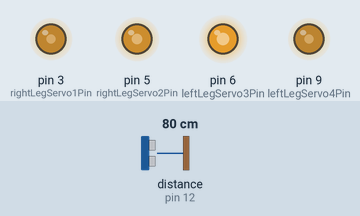
Simulated run of this sketch. Board: Arduino Nano, built with avr-gcc and run on an emulated ATmega328P. On the bench: output pins drawn as LEDs (lit = HIGH). Inputs (shaded band) come from the test bench; at power-on: distance to the obstacle (sensor on pin 12) 80 cm. The echo pulse lasts 58.3 µs per cm.

Above: at 3.83 s.
4.1 s: distance to the obstacle (sensor on pin 12) set to 2 cm
At 6.9 s:
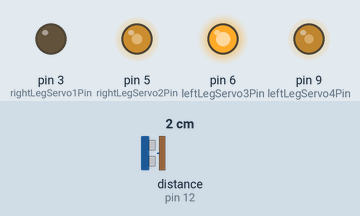
8.5 s: distance to the obstacle (sensor on pin 12) set to 8 cm
At 10.0 s:
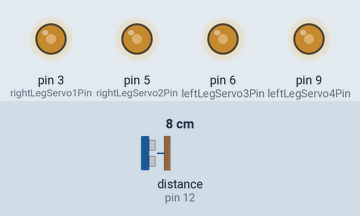
12.7 s: distance to the obstacle (sensor on pin 12) set to 11 cm
At 15.09 s:
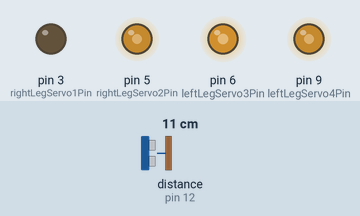
17.6 s: distance to the obstacle (sensor on pin 12) set to 4 cm
At 17.84 s:
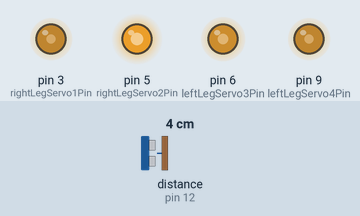
21.8 s: distance to the obstacle (sensor on pin 12) set to 18 cm
26.0 s: distance to the obstacle (sensor on pin 12) set to 9 cm
Timing chart, 0 to 31.2 s (numbered marks = the images above; inputs shaded):
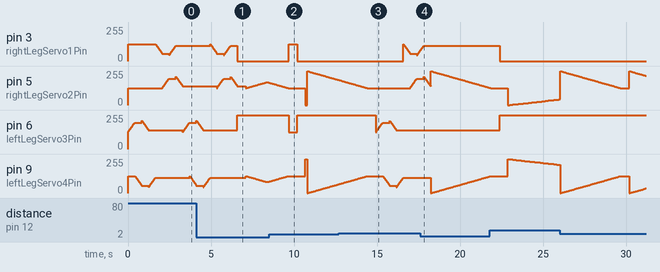

The sketch:

hybrid_wheel_legged_bot.ino
```cpp
#include <NewPing.h>

// Define ultrasonic sensor pins
const int trigPin = 8; // Trigger pin
const int echoPin = 12; // Echo pin

// Define servo pins on the Nano servo shield
#define rightLegServo1Pin 3 // 180-degree servo for right leg
#define rightLegServo2Pin 5 // 180-degree servo for right leg
#define leftLegServo3Pin 6  // 180-degree servo for left leg
#define leftLegServo4Pin 9   // 180-degree servo for left leg

// Variables for ultrasonic sensor
long duration;
int distance;
bool inWheelMotion = false; // Track if the bot is in wheel motion

// Ultrasonic sensor setup
#define MAX_DISTANCE 200
NewPing sonar(trigPin, echoPin, MAX_DISTANCE);

void setup() {
  Serial.begin(9600);

  // Set all servos to the neutral position at the start
  setServoNeutralPosition();
}

void loop() {
  // Perform 7 complete walking cycles
  for (int i = 0; i < 7; i++) {
    if (checkForObstacle()) {
      performBackwardMotion();  // Perform backward motion if an obstacle is detected
      break;
    }

    // Right leg forward (left leg servos function)
    smoothServoMove(leftLegServo3Pin, 90, 150, 400);  // Left leg servo 3 moves to 60 degrees
    smoothServoMove(leftLegServo4Pin, 90, 30, 400); // Left leg servo 4 moves to 120 degrees
    smoothServoMove(leftLegServo3Pin, 150, 90, 400);  // Return left leg servo 3 to 90 degrees
    smoothServoMove(leftLegServo4Pin, 30, 90, 400); // Return left leg servo 4 to 90 degrees

    // Left leg forward (right leg servos function)
    smoothServoMove(rightLegServo1Pin, 90, 30, 400); // Right leg servo 1 moves to 120 degrees
    smoothServoMove(rightLegServo2Pin, 90, 150, 400);  // Right leg servo 2 moves to 60 degrees
    smoothServoMove(rightLegServo1Pin, 30, 90, 400); // Return right leg servo 1 to 90 degrees
    smoothServoMove(rightLegServo2Pin, 150, 90, 400);  // Return right leg servo 2 to 90 degrees
  }

  // Perform wheel motion for 5 seconds
  performWheelMotion();
}

// Function to check for an obstacle using the ultrasonic sensor
bool checkForObstacle() {
  duration = sonar.ping_cm();
  if (duration > 0 && duration < 10) {  // Adjust this threshold as needed
    return true;
  }
  return false;
}

// Function for smooth servo motion
void smoothServoMove(int servoPin, int startAngle, int endAngle, int durationMs) {
  int steps = 50;  // Number of steps for smooth movement
  int delayPerStep = durationMs / steps;  // Delay between each step
  int angleStep = (endAngle - startAngle) / steps;

  for (int i = 0; i <= steps; i++) {
    int currentAngle = startAngle + (angleStep * i);
    analogWrite(servoPin, angleToPWM(currentAngle));
    delay(delayPerStep);
  }
}

// Function to perform backward motion
void performBackwardMotion() {
  if (inWheelMotion) {
    reverseWheelMotion();  // Perform slow reverse when an obstacle is detected during wheel motion
  } else {
    // Define starting and end positions for backward motion
    int startPosition = 90;  // Neutral position (90 degrees)
    int endPosition = 120;   // Final position for backward motion
    int steps = 50;          // Number of steps for gradual movement
    int delayPerStep = 2000 / steps;  // 2 seconds distributed over the steps

    // Ensure wheels are in contact with the ground
    analogWrite(leftLegServo3Pin, angleToPWM(180));  // Rotate left leg servo 3 anticlockwise to 180 degrees
    analogWrite(rightLegServo1Pin, angleToPWM(0));   // Rotate right leg servo 1 clockwise to 0 degrees
    delay(500);

    // Rotate servos for backward motion
    for (int pos = startPosition; pos <= endPosition; pos += 1) {
      analogWrite(leftLegServo4Pin, angleToPWM(180 - pos)); // Left leg servo 4 moves clockwise
      analogWrite(rightLegServo2Pin, angleToPWM(pos));      // Right leg servo 2 moves anticlockwise
      delay(delayPerStep);
    }

    delay(100);  // Optional delay before reversing

    // Gradually move the servos back to 90 degrees
    for (int pos = endPosition; pos >= startPosition; pos -= 1) {
      analogWrite(leftLegServo4Pin, angleToPWM(180 - pos)); // Left leg servo 4 returns clockwise to neutral
      analogWrite(rightLegServo2Pin, angleToPWM(pos));      // Right leg servo 2 returns anticlockwise to neutral
      delay(delayPerStep);
    }

    // Ensure wheels are in contact with the ground
    analogWrite(leftLegServo3Pin, angleToPWM(90));  // Rotate left leg servo 3 anticlockwise to 180 degrees
    analogWrite(rightLegServo1Pin, angleToPWM(90));   // Rotate right leg servo 1 clockwise to 0 degrees
    delay(500);
  }
}

// Function to perform wheel motion
void performWheelMotion() {
  inWheelMotion = true;

  // Step 1: Ensure wheels are in contact with the ground
  analogWrite(leftLegServo3Pin, angleToPWM(180));   // Rotate left leg servo 3 to 180 degrees
  analogWrite(rightLegServo1Pin, angleToPWM(0));    // Rotate right leg servo 1 to 0 degrees
  delay(500);

  // Step 2: Rotate servos for forward motion for 5 seconds
  int startPosition = 0;   // Neutral position
  int endPosition = 180;   // Final position
  int steps = 50;          // Number of steps
  int delayPerStep = 5000 / steps;  // 5 seconds distributed over the steps

  // Gradual forward motion
  for (int pos = startPosition; pos <= endPosition; pos += 1) {
    analogWrite(rightLegServo2Pin, angleToPWM(pos)); // Right leg servo 2 moves clockwise
    analogWrite(leftLegServo4Pin, angleToPWM(endPosition - pos)); // Left leg servo 4 moves anticlockwise
    delay(delayPerStep);

    // Check for obstacles during forward motion
    if (checkForObstacle()) {
      reverseWheelMotion();  // Reverse motion for 2 seconds
      return;                // Exit the forward loop if an obstacle is detected
    }
  }

  delay(100);  // Optional delay before reversing

  // Gradual backward motion
  for (int pos = endPosition; pos >= startPosition; pos -= 1) {
    analogWrite(rightLegServo2Pin, angleToPWM(pos)); // Right leg servo 2 moves anticlockwise
    analogWrite(leftLegServo4Pin, angleToPWM(endPosition - pos)); // Left leg servo 4 moves clockwise
    delay(delayPerStep);

    // Check for obstacles during backward motion
    if (checkForObstacle()) {
      reverseWheelMotion();  // Reverse motion for 2 seconds
      return;                // Exit the backward loop if an obstacle is detected
    }
  }

  delay(1000);  // Wait for 1 second before repeating

  // Ensure wheels are in contact with the ground
  analogWrite(leftLegServo3Pin, angleToPWM(90));  // Rotate left leg servo 3 anticlockwise to 180 degrees
  analogWrite(rightLegServo1Pin, angleToPWM(90));   // Rotate right leg servo 1 clockwise to 0 degrees
  delay(500);

  inWheelMotion = false;  // Reset state after forward wheel motion
}

// Function to reverse wheel motion for 2 seconds
void reverseWheelMotion() {
  // Gradually reverse servos for 2 seconds (backward motion)
  int startPosition = 180;  // Start from the position achieved
  int endPosition = 90;     // End position (neutral)

  for (int pos = startPosition; pos >= endPosition; pos--) {
    analogWrite(rightLegServo2Pin, angleToPWM(pos)); // Reverse motion for right leg servo 2
    analogWrite(leftLegServo4Pin, angleToPWM(180 - pos)); // Reverse motion for left leg servo 4
    delay(40);  // Adjust delay as needed for speed
  }

  delay(500); // Pause after reversing
}

// Function to set all servos to neutral position
void setServoNeutralPosition() {
  analogWrite(leftLegServo3Pin, angleToPWM(90));
  analogWrite(leftLegServo4Pin, angleToPWM(90));
  analogWrite(rightLegServo1Pin, angleToPWM(90));
  analogWrite(rightLegServo2Pin, angleToPWM(90));
}

// Function to convert angle to PWM value (0-255)
int angleToPWM(int angle) {
  return map(angle, 0, 180, 0, 255); // Map 0-180 degrees to PWM range
}
```

Measured:
- the behaviour switches between 9 and 10 cm on distance to the obstacle (sensor on pin 12) (found by bisection; images 2 and 3)
- after the input at 17.6 s, pin 3 (rightLegServo1Pin): goes on until 17.8 s, then stays 113/255; pin 6 (leftLegServo3Pin): stops changing and stays 141/255
- by itself, pin 5 (rightLegServo2Pin): ramps from 255/255 to 127/255 and jumps back, once every 4.2 s
- by itself, pin 9 (leftLegServo4Pin): ramps from 0/255 to 127/255 and jumps back, once every 4.2 s
